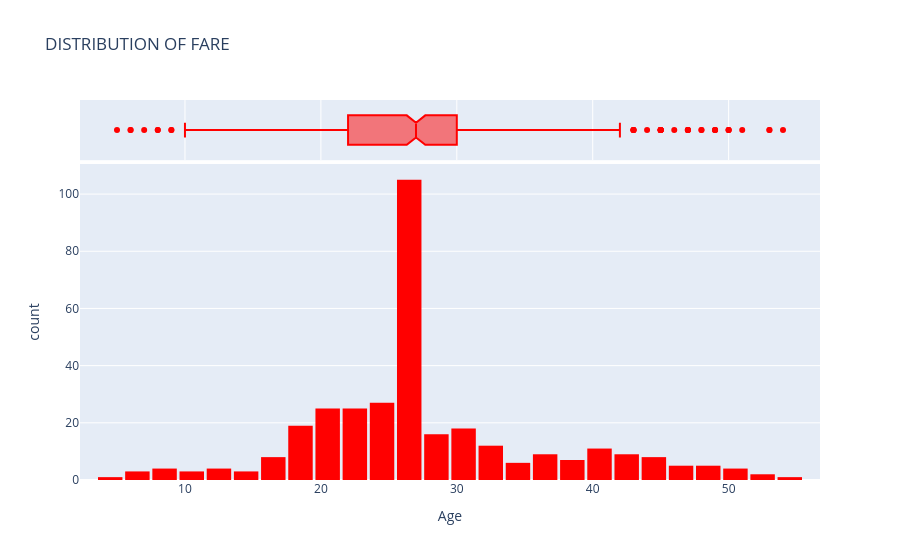

Notebook source saved alongside this figure:
### Code cell
fig =px.histogram(
    titanic_clean,
    x='Age',
    marginal='box',
    color_discrete_sequence= ['red'],
    nbins = 45,
    title='DISTRIBUTION OF FARE'
)

fig.update_layout(bargap=0.1)
fig.show()

### Figure 1 — Plotly figure (JSON) as saved in the notebook; plotly's stock layout.template omitted (floating-point values rounded to 4 significant figures; data arrays with more than 128 entries replaced by an {"elided": "..."} marker saying what was removed)
{"data": [{"bingroup": "x", "hovertemplate": "Age=%{x}<br>count=%{y}<extra></extra>", "legendgroup": "", "marker": {"color": "red", "pattern": {"shape": ""}}, "name": "", "nbinsx": 45, "orientation": "v", "showlegend": false, "type": "histogram", "x": {"elided": "340 int values"}, "xaxis": "x", "yaxis": "y"}, {"hovertemplate": "Age=%{x}<extra></extra>", "legendgroup": "", "marker": {"color": "red"}, "name": "", "notched": true, "showlegend": false, "type": "box", "x": {"elided": "340 int values"}, "xaxis": "x2", "yaxis": "y2"}], "layout": {"bargap": 0.1, "barmode": "relative", "legend": {"tracegroupgap": 0}, "title": {"text": "DISTRIBUTION OF FARE"}, "xaxis": {"anchor": "y", "domain": [0, 1], "title": {"text": "Age"}}, "xaxis2": {"anchor": "y2", "domain": [0, 1], "matches": "x", "showgrid": true, "showticklabels": false}, "yaxis": {"anchor": "x", "domain": [0, 0.8316], "title": {"text": "count"}}, "yaxis2": {"anchor": "x2", "domain": [0.8416, 1], "matches": "y2", "showgrid": false, "showline": false, "showticklabels": false, "ticks": ""}}}
